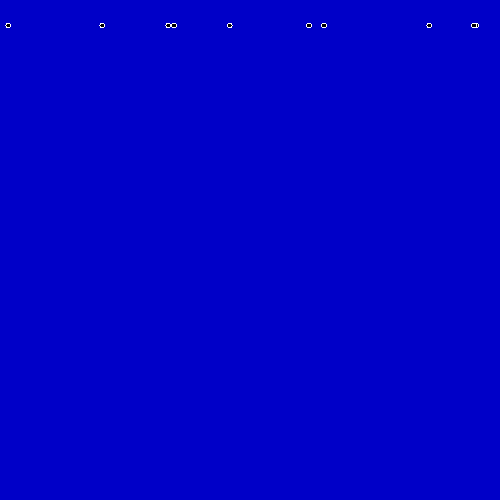
Frame 1 (no input)
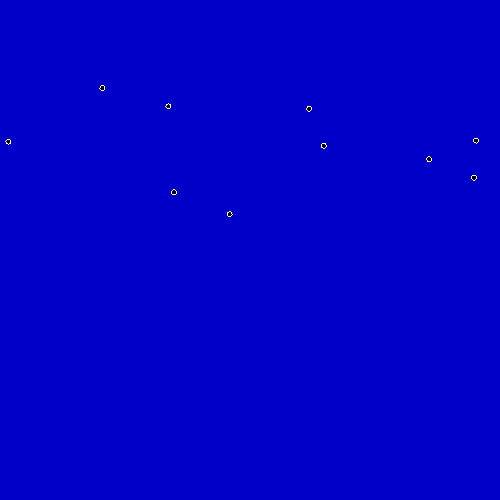
Frame 60 (the mouse pressed at the canvas centre just before this capture)
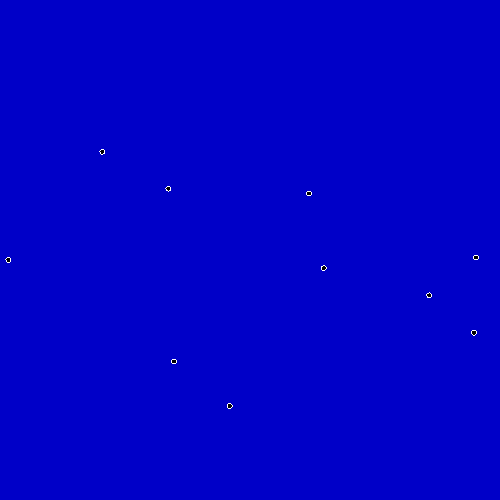
Frame 120 (the mouse held since frame 60 and released just before this capture)

The Processing sketch that drew these frames (run headless with seeded random() and noise(); from frame 60 on, the mouse is pressed at the canvas centre):

// Processing sketch: particles0
// ── particles0.pde
/// RUNNING BUGS
/// @date 2025-10-30
//*//////////////////

final int   FR   = 10; // How many frames per second
final int   Num  = 10; // How many spiders

final float minv = 10.0; // The slightest movement of the spider
final float maxv = 50.0; // What the greatest movement of the spider

float y0=0.0; // Starting height = height/D;

float[] y=new float[Num]; // Vertical position
float[] x=new float[Num]; // Horizontal position
float[] v=new float[Num]; // Vertical speed in pixels per second!

void setup() // changes global y0,h,x,v
{
  size(500,500);
  y0=height/20;
  
  noSmooth();
  frameRate(FR);
  stroke(255);
  fill(0);
    
  for(int i=0;i<Num;i++) // Initialize Positions and Speeds
  {
    y[i]=y0;  // Initial vertical positions         
    x[i]=random(width); // Horizontal positions
    v[i]=random(minv,maxv); // Vertical speeds
  }
}
              
void draw() // global h,x,v
{
  // Visualisation
  background(0,0,200); // rgB

  for(int i=0;i<Num;i++) // Visualisation
    if(y[i]<height-3)
    {
      ellipse(x[i],y[i],5,5);
    }
    else
    {
      ellipse(x[i],y[i],7,3);
      v[i]=0;
    }
  
  for(int i=0;i<Num;i++) // Change of positions
  {
    y[i]+=v[i]/FR; // Speed is in pixels per second!
  }
}

// https://github.com/borkowsk/bookProcessingEN
